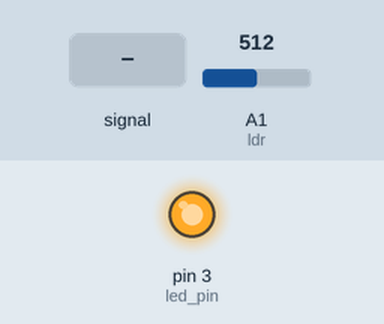
Recording of a sketch running on a simulated Arduino Uno, built with avr-gcc and run on an emulated ATmega328P. Parts: output pins drawn as LEDs (lit = HIGH). The test bench sets the inputs (shaded band); at power-on: A1 (ldr) = 512. What the sketch prints to the serial monitor is not drawn.

Above: at 1.2 s.
1.3 s: A1 (ldr) fed a 200 Hz sine of ±460 counts around its level
At 1.9 s:
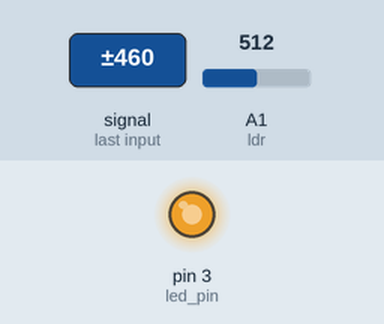
2.8 s: A1 (ldr) set to 716
At 3.8 s:
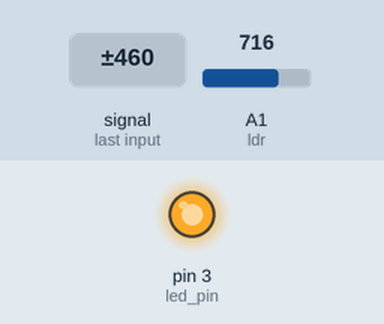
Timing chart, 0 to 5.8 s (numbered marks = the images above; inputs shaded):
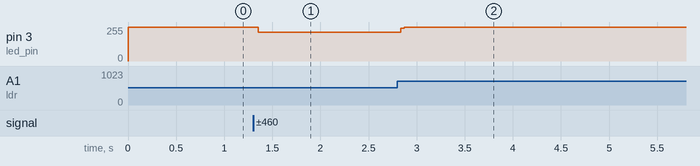

Measured:
- after the input at 1.3 s, pin 3 (led_pin): 255/255 → 216/255 after 0.05 s
- after the input at 2.8 s, pin 3 (led_pin): 216/255 → 255/255 at once

The sketch:

dora_the_explorer.ino
```cpp
int ldr=A1;//Set A0(Analog Input) for LDR.
int led_pin=3;
int value=0;

void setup() {
  // put your setup code here, to run once:
  Serial.begin(115200);
  pinMode(led_pin,OUTPUT);
}

void loop() {
  // put your main code here, to run repeatedly:
  value=analogRead(ldr);//Reads the Value of LDR(light).

  // If light level is dim
  if(value<100)
  {
    digitalWrite(led_pin,LOW);//Makes the LED off when door is CLOSED.
    Serial.println(0);//Print to serial that door is CLOSED with code 0.
  }

  // If light level is higher
  else
  {
    digitalWrite(led_pin,HIGH);//Turns the LED glow when door is OPEN.
    Serial.println(1);//Print to serial that door is OPEN with code 1.
  }
}
```
